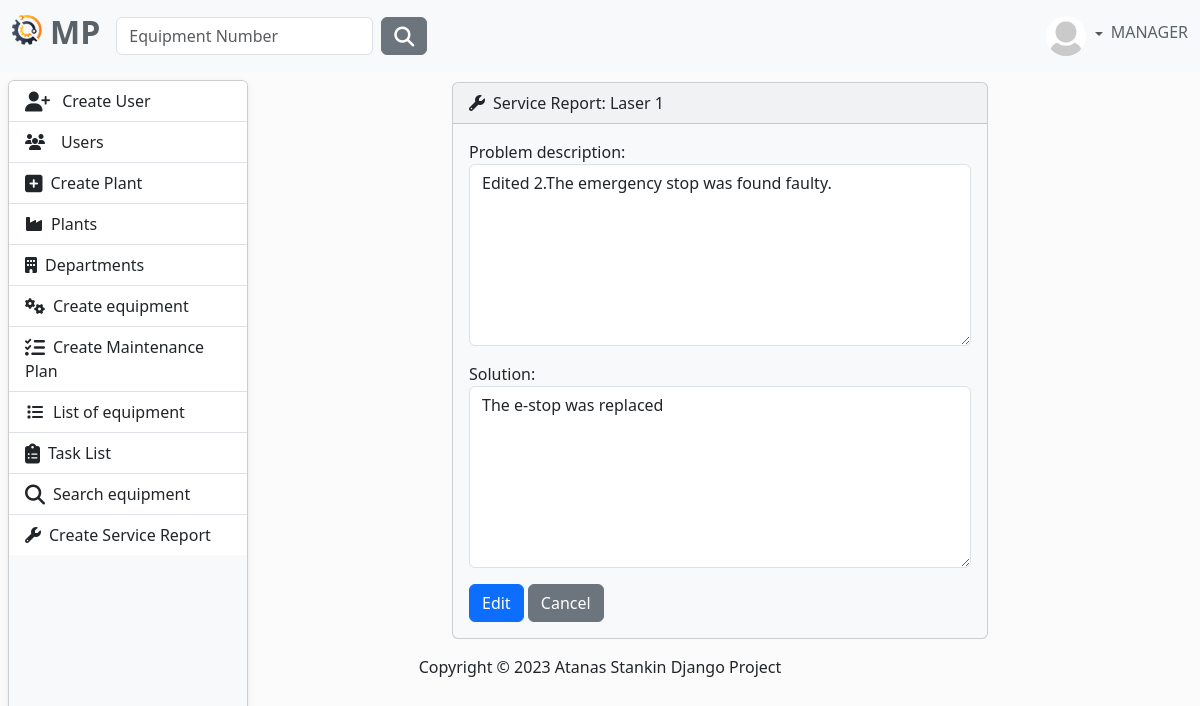
/service-history/report/edit/6/ (signed in), run on the app's committed database.
### MaintenancePlanner/accounts/models.py (models this page shows, shortened)
class AppUser(AbstractUser, PermissionsMixin):
    username = models.CharField(
        max_length=30,
        validators=[
            MinLengthValidator(4),
        ],
        unique=True,
    )
    first_name = models.CharField(
        max_length=30,
        validators=[
            MinLengthValidator(2),
            user_name_validator,
        ]
    )
    last_name = models.CharField(
        max_length=30,
        validators=[
            MinLengthValidator(2),
            user_name_validator,
        ]
    )
    email = models.EmailField(unique=True)
    class Role(models.TextChoices):
        MANAGER = "MANAGER", 'Manager'
        SUPERVISOR = "SUPERVISOR", 'Supervisor'
        OPERATOR = "OPERATOR", 'Operator'
    role = models.CharField(max_length=50, choices=Role.choices)

class Profile(models.Model):
    user = models.OneToOneField(AppUser, on_delete=models.CASCADE)
    image = models.ImageField(
        default='images/default.jpg',
        null=True,
        blank=True,
        upload_to='images/'
    )

### MaintenancePlanner/service_history/models.py (models this page shows)
class ServiceHistory(models.Model):
    created_at = models.DateTimeField(default=timezone.now)
    equipment = models.ForeignKey(
        to=Equipment,
        on_delete=models.CASCADE,
    )
    technician = models.ForeignKey(UserModel, on_delete=models.CASCADE)
    problem_description = models.TextField()
    solution = models.TextField()

### MaintenancePlanner/equipment/models.py (models this page shows)
class Equipment(models.Model):
    description = models.CharField(
        max_length=50,
        validators=[equipment_name_validator],
    )
    type = models.CharField(
        max_length=30,
        choices=TYPE_OF_EQUIPMENT
    )
    acquisition_date = models.DateField(
        blank=True,
        null=True,
        verbose_name='Acquisition Date',
    )
    acquisition_value = models.FloatField(
        blank=True,
        null=True,
        verbose_name='Acquisition Value',
    )
    currency_code = models.CharField(
        max_length=10,
        choices=CURRENCY_CHOICES,
        default='EUR',
    )
    year_of_manufacture = models.PositiveIntegerField(
        verbose_name='Year of Manufacture',
        null=True,
        blank=True,
    )
    manufacturer = models.CharField(
        max_length=30,
        blank=True,
        null=True,
    )
    model_number = models.CharField(
        max_length=30,
        blank=True,
        null=True,
        verbose_name='Model Number'
    )
    part_number = models.CharField(
        max_length=30,
        blank=True,
        null=True,
        verbose_name='Manufacturer Part Number',
    )
    serial_number = models.CharField(
        max_length=30,
        blank=True,
        null=True,
        verbose_name='Manufacturer Serial Number',
    )
    plant = models.ForeignKey(
        to=Plant,
        on_delete=models.CASCADE)
    department = models.ForeignKey(
        to=Department,
        on_delete=models.CASCADE)
    def __str__(self):
        return self.description

### MaintenancePlanner/service_history/views.py (the view, shortened to what this page needs)
# urls.py: path('report/edit/<int:pk>/', ReportEditView.as_view(), name='edit-report'),
class ReportEditView(LoginRequiredMixin, UpdateView):
    model = ServiceHistory
    template_name = 'edit-report.html'
    form_class = ServiceHistoryUpdateForm

### MaintenancePlanner/service_history/forms.py
class ServiceHistoryUpdateForm(forms.ModelForm):
    class Meta:
        model = ServiceHistory
        exclude = ('equipment', 'created_at', 'technician')
        widgets = {
            'problem_description': forms.Textarea(attrs={'class': 'form-control', 'rows': 7}),
            'solution': forms.Textarea(attrs={'class': 'form-control', 'rows': 7}),
        }

### MaintenancePlanner/service_history/templates/edit-report.html (shortened to what this page needs)
{% extends 'base.html' %}
{% load crispy_forms_filters %}
{% block content %}
        <div class="row justify-content-center">
            <div class="col-7">
                <div class="card bg-light mb-3" style="max-width: 200rem;">
                    <div class="card-header">
                        <i class="fa-solid fa-wrench la-lg me-2"></i>Service Report: {{ object.equipment }}
                    </div>
                    <div class="card-body">
                        <form action="" method="POST">
                            {{ form.as_p }}
                            <button type="submit" class="btn btn-primary">Edit</button>
                            <a href="{% url 'home-page' %}" class="btn btn-secondary">Cancel</a>
                        </form>
                    </div>
                </div>
            </div>
        </div>
{% endblock %}

### templates/partials/navbar.html (shortened to what this page needs)
{% load static %}
<nav class="navbar navbar-expand-lg bg-light fixed-top" data-bs-theme="light">
    <div class="container-fluid">
        <a class="navbar-brand" href="{% url 'home-page' %}">
            <ul class="navbar-nav ms-auto d-flex flex-row">
                <li><img class="logo me-2" src="{% static 'img/logo.png' %}" alt="logo" height="30"></li>
                <li><h2 style="color: #5a6268; font-weight: bold">MP</h2></li>
            </ul>
        </a>
        <div class="collapse navbar-collapse" id="navbarColor01">
            {% if user.is_authenticated %}
                <form class="d-flex" method=POST action="{% url 'search-equipment' %}">
                    <input class="form-control me-sm-2" type="search" placeholder="Equipment Number"
                           name="number">
                    <button class="btn btn-secondary my-2 my-sm-0" type="submit"><i
                            class="fa-solid fa-magnifying-glass fa-lg"></i></button>
                </form>
            {% endif %}
            <ul class="navbar-nav ms-auto d-flex flex-row">
                {% if not request.user.is_authenticated %}
                    <li class="nav-item">
                        <a class="nav-link" href="{% url 'login' %}"><i
                                class="fa-solid fa-right-to-bracket fa-lg me-2"></i>Sig In
                        </a>
                    </li>
                {% else %}
                    <li class="nav-item dropdown d-flex align-items-center">
                        <div class="btn-group dropdown">
                            <a class="nav-link dropdown-toggle" data-bs-toggle="dropdown" href="#" role="button"
                               aria-haspopup="true" aria-expanded="false">
                                {% if user.profile.image %}
                                    <img src="{{ user.profile.image.url }}" class="rounded-circle" height="40"
                                         loading="lazy"/>
                                {% else %}
                                    <img src="{% static 'img/profile-img.png' %}" class="rounded-circle" height="40"
                                         loading="lazy"/>
                                {% endif %}
                            </a>
                        </div>
                        <h6 style="color: #5a6268">{{ request.user.role }}</h6>
                    </li>
                {% endif %}
            </ul>
        </div>
    </div>
</nav>

### static/css/body.css (style rules this page uses)
body { background-color: #fbfbfb; }

### data on the page
AppUser: profile.image (placeholder picture), user.role "MANAGER"
ServiceHistory: equipment "Laser 1", problem_description "Edited 2.The emergency stop was found faulty.", solution "The e-stop was replaced"
